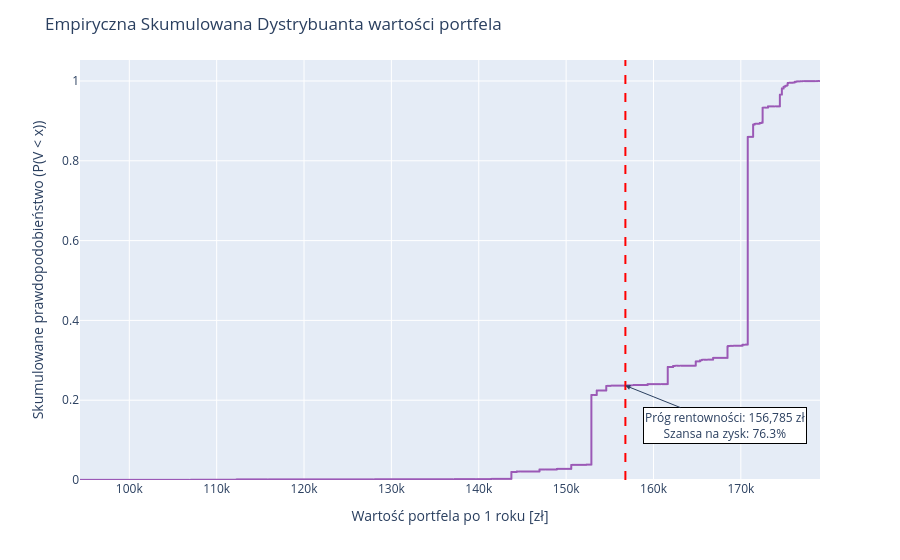

Notebook source saved alongside this figure:
### Code cell
import plotly.express as px
import plotly.graph_objects as go

# Obliczam dzisiejszą (początkową) wartość całego portfela
# Sumujemy dzisiejsze CENY RYNKOWE każdej z 3 obligacji
current_portfolio_value = 0
for bond in portfolio:
    nominal = bond.get('capital', bond.get('face'))
    # Stopa dla obecnego ratingu na pełny czas (dzisiaj to years_left + 1 rok horyzontu)
    t_today = bond['years_left'] + 1
    yield_today = yields.loc[bond['rating'], t_today] if t_today in yields.columns else yields.loc[bond['rating'], bond['years_left']]
    
    current_portfolio_value += nominal / (1 + yield_today) ** t_today

# Tworzymy wykres Dystrybuanty
fig = px.ecdf(x=portfolio_values)
fig.update_traces(line_color='#9b59b6', line_width=2)

# Liczymy prawdopodobieństwo zysku (Value > Dzisiejsza Wartość)
prob_loss = np.mean(portfolio_values < current_portfolio_value)
prob_profit = 1 - prob_loss

# Dodajemy linię PROGU RENTOWNOŚCI - czyli tej obecnej wyceny
fig.add_vline(x=current_portfolio_value, line_color='red', line_dash='dash', line_width=2)

fig.add_annotation(
    x=current_portfolio_value,
    y=prob_loss,
    text=f'Próg rentowności: {current_portfolio_value:,.0f} zł<br>Szansa na zysk: {prob_profit:.1%}',
    showarrow=True,
    arrowhead=2,
    ax=100,
    ay=40,
    bgcolor="white",
    bordercolor="black"
)

fig.update_layout(
    title='Empiryczna Skumulowana Dystrybuanta wartości portfela',
    xaxis_title='Wartość portfela po 1 roku [zł]',
    yaxis_title='Skumulowane prawdopodobieństwo (P(V < x))',
    showlegend=False
)
fig.show()

### Figure 1 — Plotly figure (JSON) as saved in the notebook; plotly's stock layout.template omitted (floating-point values rounded to 4 significant figures; data arrays with more than 128 entries replaced by an {"elided": "..."} marker saying what was removed)
{"data": [{"hovertemplate": "x=%{x}<br>probability=%{y}<extra></extra>", "legendgroup": "", "line": {"color": "#9b59b6", "dash": "solid", "shape": "hv", "width": 2}, "marker": {"color": "#636efa", "symbol": "circle"}, "mode": "lines", "name": "", "showlegend": false, "type": "scattergl", "x": {"elided": "10000 float values"}, "xaxis": "x", "y": {"elided": "10000 float values"}, "yaxis": "y"}], "layout": {"annotations": [{"arrowhead": 2, "ax": 100, "ay": 40, "bgcolor": "white", "bordercolor": "black", "showarrow": true, "text": "Próg rentowności: 156,785 zł<br>Szansa na zysk: 76.3%", "x": 156800.0, "y": 0.2367}], "legend": {"tracegroupgap": 0}, "margin": {"t": 60}, "shapes": [{"line": {"color": "red", "dash": "dash", "width": 2}, "type": "line", "x0": 156800.0, "x1": 156800.0, "xref": "x", "y0": 0, "y1": 1, "yref": "y domain"}], "showlegend": false, "title": {"text": "Empiryczna Skumulowana Dystrybuanta wartości portfela"}, "xaxis": {"anchor": "y", "domain": [0, 1], "title": {"text": "Wartość portfela po 1 roku [zł]"}}, "yaxis": {"anchor": "x", "domain": [0, 1], "rangemode": "tozero", "title": {"text": "Skumulowane prawdopodobieństwo (P(V < x))"}}}}
